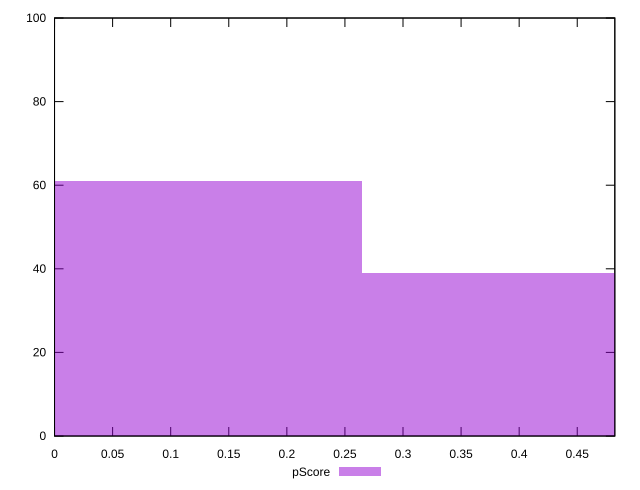

Here is the gnuplot script that generated this plot:
reset

$pScore <<EOF
0 61
0.5294144136479089 39
EOF

set key outside below
set boxwidth 0.5294144136479089
set xrange [0:0.4823529411764706]
set yrange [0:100]
set trange [0:100]
set style fill transparent solid 0.5 noborder
set terminal svg size 640, 490 enhanced background rgb 'white'
set output "report_00022_2021-02-20T12:08:46.964Z/unused-javascript/samples/pages/pScore/histogram.svg"

plot $pScore title "pScore" with boxes

reset
